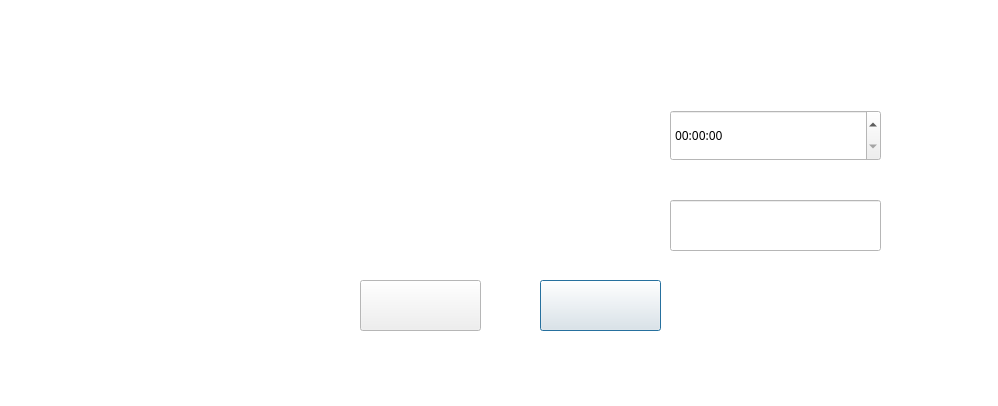
<?xml version="1.0" encoding="UTF-8"?>
<ui version="4.0">
 <class>DeleteEventWindow</class>
 <widget class="QDialog" name="DeleteEventWindow">
  <property name="geometry">
   <rect>
    <x>0</x>
    <y>0</y>
    <width>998</width>
    <height>406</height>
   </rect>
  </property>
  <property name="palette">
   <palette>
    <active>
     <colorrole role="Base">
      <brush brushstyle="SolidPattern">
       <color alpha="255">
        <red>255</red>
        <green>255</green>
        <blue>255</blue>
       </color>
      </brush>
     </colorrole>
     <colorrole role="Window">
      <brush brushstyle="SolidPattern">
       <color alpha="255">
        <red>255</red>
        <green>255</green>
        <blue>255</blue>
       </color>
      </brush>
     </colorrole>
    </active>
    <inactive>
     <colorrole role="Base">
      <brush brushstyle="SolidPattern">
       <color alpha="255">
        <red>255</red>
        <green>255</green>
        <blue>255</blue>
       </color>
      </brush>
     </colorrole>
     <colorrole role="Window">
      <brush brushstyle="SolidPattern">
       <color alpha="255">
        <red>255</red>
        <green>255</green>
        <blue>255</blue>
       </color>
      </brush>
     </colorrole>
    </inactive>
    <disabled>
     <colorrole role="Base">
      <brush brushstyle="SolidPattern">
       <color alpha="255">
        <red>255</red>
        <green>255</green>
        <blue>255</blue>
       </color>
      </brush>
     </colorrole>
     <colorrole role="Window">
      <brush brushstyle="SolidPattern">
       <color alpha="255">
        <red>255</red>
        <green>255</green>
        <blue>255</blue>
       </color>
      </brush>
     </colorrole>
    </disabled>
   </palette>
  </property>
  <property name="windowTitle">
   <string>Dialog</string>
  </property>
  <widget class="QPushButton" name="cancelbutton">
   <property name="geometry">
    <rect>
     <x>540</x>
     <y>280</y>
     <width>121</width>
     <height>51</height>
    </rect>
   </property>
   <property name="cursor">
    <cursorShape>PointingHandCursor</cursorShape>
   </property>
   <property name="text">
    <string/>
   </property>
   <property name="icon">
    <iconset resource="starting_image.qrc">
     <normaloff>:/img/cancbutt.jpg</normaloff>:/img/cancbutt.jpg</iconset>
   </property>
   <property name="iconSize">
    <size>
     <width>300</width>
     <height>200</height>
    </size>
   </property>
   <property name="shortcut">
    <string>Esc</string>
   </property>
  </widget>
  <widget class="QLineEdit" name="lineEdit">
   <property name="geometry">
    <rect>
     <x>670</x>
     <y>200</y>
     <width>211</width>
     <height>51</height>
    </rect>
   </property>
   <property name="font">
    <font>
     <family>Arial Rounded MT Bold</family>
     <pointsize>9</pointsize>
    </font>
   </property>
   <property name="inputMask">
    <string/>
   </property>
   <property name="text">
    <string/>
   </property>
   <property name="alignment">
    <set>Qt::AlignCenter</set>
   </property>
  </widget>
  <widget class="QPushButton" name="delbutton">
   <property name="enabled">
    <bool>true</bool>
   </property>
   <property name="geometry">
    <rect>
     <x>360</x>
     <y>280</y>
     <width>121</width>
     <height>51</height>
    </rect>
   </property>
   <property name="sizePolicy">
    <sizepolicy hsizetype="Minimum" vsizetype="Fixed">
     <horstretch>0</horstretch>
     <verstretch>0</verstretch>
    </sizepolicy>
   </property>
   <property name="cursor">
    <cursorShape>PointingHandCursor</cursorShape>
   </property>
   <property name="layoutDirection">
    <enum>Qt::LeftToRight</enum>
   </property>
   <property name="autoFillBackground">
    <bool>false</bool>
   </property>
   <property name="text">
    <string/>
   </property>
   <property name="icon">
    <iconset resource="starting_image.qrc">
     <normaloff>:/img/okbutt.jpg</normaloff>:/img/okbutt.jpg</iconset>
   </property>
   <property name="iconSize">
    <size>
     <width>200</width>
     <height>208</height>
    </size>
   </property>
   <property name="shortcut">
    <string>Return</string>
   </property>
   <property name="autoRepeat">
    <bool>false</bool>
   </property>
  </widget>
  <widget class="QLabel" name="typeTreningtxt">
   <property name="geometry">
    <rect>
     <x>50</x>
     <y>200</y>
     <width>601</width>
     <height>51</height>
    </rect>
   </property>
   <property name="text">
    <string/>
   </property>
   <property name="pixmap">
    <pixmap resource="starting_image.qrc">:/img/type_of_trainging.jpg</pixmap>
   </property>
  </widget>
  <widget class="QLabel" name="infotxt">
   <property name="geometry">
    <rect>
     <x>260</x>
     <y>340</y>
     <width>511</width>
     <height>41</height>
    </rect>
   </property>
   <property name="font">
    <font>
     <pointsize>9</pointsize>
     <weight>75</weight>
     <bold>true</bold>
    </font>
   </property>
   <property name="text">
    <string/>
   </property>
  </widget>
  <widget class="QTimeEdit" name="inptimestart">
   <property name="geometry">
    <rect>
     <x>670</x>
     <y>110</y>
     <width>211</width>
     <height>51</height>
    </rect>
   </property>
   <property name="font">
    <font>
     <family>Arial Rounded MT Bold</family>
     <pointsize>9</pointsize>
    </font>
   </property>
  </widget>
  <widget class="QLabel" name="hellotxt">
   <property name="geometry">
    <rect>
     <x>0</x>
     <y>10</y>
     <width>991</width>
     <height>61</height>
    </rect>
   </property>
   <property name="text">
    <string/>
   </property>
   <property name="pixmap">
    <pixmap resource="starting_image.qrc">:/img/del_traininng text.jpg</pixmap>
   </property>
  </widget>
  <widget class="QLabel" name="starthourtxt">
   <property name="geometry">
    <rect>
     <x>50</x>
     <y>110</y>
     <width>611</width>
     <height>51</height>
    </rect>
   </property>
   <property name="text">
    <string/>
   </property>
   <property name="pixmap">
    <pixmap resource="starting_image.qrc">:/img/start_hour.jpg</pixmap>
   </property>
  </widget>
 </widget>
 <resources>
  <include location="starting_image.qrc"/>
 </resources>
 <connections/>
</ui>
